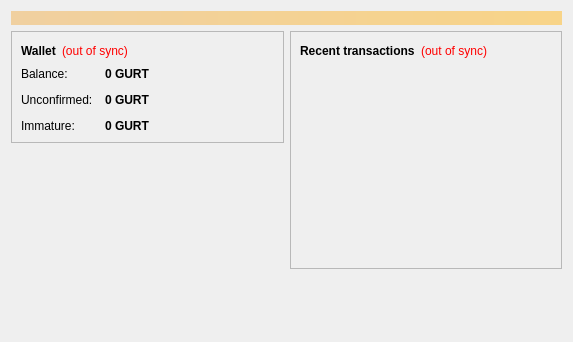
<?xml version="1.0" encoding="UTF-8"?>
<ui version="4.0">
 <class>OverviewPage</class>
 <widget class="QWidget" name="OverviewPage">
  <property name="geometry">
   <rect>
    <x>0</x>
    <y>0</y>
    <width>573</width>
    <height>342</height>
   </rect>
  </property>
  <property name="windowTitle">
   <string>Form</string>
  </property>
  <layout class="QVBoxLayout" name="topLayout">
   <item>
    <widget class="QLabel" name="labelAlerts">
     <property name="visible">
      <bool>false</bool>
     </property>
     <property name="styleSheet">
      <string notr="true">background-color: qlineargradient(x1: 0, y1: 0, x2: 1, y2: 0, stop:0 #F0D0A0, stop:1 #F8D488); color:#000000;</string>
     </property>
     <property name="wordWrap">
      <bool>true</bool>
     </property>
     <property name="margin">
      <number>3</number>
     </property>
    </widget>
   </item>
   <item>
    <layout class="QHBoxLayout" name="horizontalLayout" stretch="1,1">
     <item>
      <layout class="QVBoxLayout" name="verticalLayout_2">
       <item>
        <widget class="QFrame" name="frame">
         <property name="frameShape">
          <enum>QFrame::StyledPanel</enum>
         </property>
         <property name="frameShadow">
          <enum>QFrame::Raised</enum>
         </property>
         <layout class="QVBoxLayout" name="verticalLayout_4">
          <item>
           <layout class="QHBoxLayout" name="horizontalLayout_4">
            <item>
             <widget class="QLabel" name="label_5">
              <property name="font">
               <font>
                <weight>75</weight>
                <bold>true</bold>
               </font>
              </property>
              <property name="text">
               <string>Wallet</string>
              </property>
             </widget>
            </item>
            <item>
             <widget class="QLabel" name="labelWalletStatus">
              <property name="toolTip">
               <string>The displayed information may be out of date. Your wallet automatically synchronizes with the Gurtaj network after a connection is established, but this process has not completed yet.</string>
              </property>
              <property name="styleSheet">
               <string notr="true">QLabel { color: red; }</string>
              </property>
              <property name="text">
               <string notr="true">(out of sync)</string>
              </property>
              <property name="alignment">
               <set>Qt::AlignLeading|Qt::AlignLeft|Qt::AlignVCenter</set>
              </property>
             </widget>
            </item>
            <item>
             <spacer name="horizontalSpacer_2">
              <property name="orientation">
               <enum>Qt::Horizontal</enum>
              </property>
              <property name="sizeHint" stdset="0">
               <size>
                <width>40</width>
                <height>20</height>
               </size>
              </property>
             </spacer>
            </item>
           </layout>
          </item>
          <item>
           <layout class="QFormLayout" name="formLayout_2">
            <property name="fieldGrowthPolicy">
             <enum>QFormLayout::AllNonFixedFieldsGrow</enum>
            </property>
            <property name="horizontalSpacing">
             <number>12</number>
            </property>
            <property name="verticalSpacing">
             <number>12</number>
            </property>
            <item row="0" column="0">
             <widget class="QLabel" name="label">
              <property name="text">
               <string>Balance:</string>
              </property>
             </widget>
            </item>
            <item row="0" column="1">
             <widget class="QLabel" name="labelBalance">
              <property name="font">
               <font>
                <weight>75</weight>
                <bold>true</bold>
               </font>
              </property>
              <property name="cursor">
               <cursorShape>IBeamCursor</cursorShape>
              </property>
              <property name="toolTip">
               <string>Your current balance</string>
              </property>
              <property name="text">
               <string notr="true">0 GURT</string>
              </property>
              <property name="textInteractionFlags">
               <set>Qt::LinksAccessibleByMouse|Qt::TextSelectableByKeyboard|Qt::TextSelectableByMouse</set>
              </property>
             </widget>
            </item>
            <item row="1" column="0">
             <widget class="QLabel" name="label_3">
              <property name="text">
               <string>Unconfirmed:</string>
              </property>
             </widget>
            </item>
            <item row="1" column="1">
             <widget class="QLabel" name="labelUnconfirmed">
              <property name="font">
               <font>
                <weight>75</weight>
                <bold>true</bold>
               </font>
              </property>
              <property name="cursor">
               <cursorShape>IBeamCursor</cursorShape>
              </property>
              <property name="toolTip">
               <string>Total of transactions that have yet to be confirmed, and do not yet count toward the current balance</string>
              </property>
              <property name="text">
               <string notr="true">0 GURT</string>
              </property>
              <property name="textInteractionFlags">
               <set>Qt::LinksAccessibleByMouse|Qt::TextSelectableByKeyboard|Qt::TextSelectableByMouse</set>
              </property>
             </widget>
            </item>
            <item row="2" column="0">
             <widget class="QLabel" name="labelImmatureText">
              <property name="text">
               <string>Immature:</string>
              </property>
             </widget>
            </item>
            <item row="2" column="1">
             <widget class="QLabel" name="labelImmature">
              <property name="font">
               <font>
                <weight>75</weight>
                <bold>true</bold>
               </font>
              </property>
              <property name="toolTip">
               <string>Mined balance that has not yet matured</string>
              </property>
              <property name="text">
               <string notr="true">0 GURT</string>
              </property>
              <property name="textInteractionFlags">
               <set>Qt::LinksAccessibleByMouse|Qt::TextSelectableByKeyboard|Qt::TextSelectableByMouse</set>
              </property>
             </widget>
            </item>
           </layout>
          </item>
         </layout>
        </widget>
       </item>
       <item>
        <spacer name="verticalSpacer">
         <property name="orientation">
          <enum>Qt::Vertical</enum>
         </property>
         <property name="sizeHint" stdset="0">
          <size>
           <width>20</width>
           <height>40</height>
          </size>
         </property>
        </spacer>
       </item>
      </layout>
     </item>
     <item>
      <layout class="QVBoxLayout" name="verticalLayout_3">
       <item>
        <widget class="QFrame" name="frame_2">
         <property name="frameShape">
          <enum>QFrame::StyledPanel</enum>
         </property>
         <property name="frameShadow">
          <enum>QFrame::Raised</enum>
         </property>
         <layout class="QVBoxLayout" name="verticalLayout">
          <item>
           <layout class="QHBoxLayout" name="horizontalLayout_2">
            <item>
             <widget class="QLabel" name="label_4">
              <property name="text">
               <string>&lt;b&gt;Recent transactions&lt;/b&gt;</string>
              </property>
             </widget>
            </item>
            <item>
             <widget class="QLabel" name="labelTransactionsStatus">
              <property name="toolTip">
               <string>The displayed information may be out of date. Your wallet automatically synchronizes with the Gurtaj network after a connection is established, but this process has not completed yet.</string>
              </property>
              <property name="styleSheet">
               <string notr="true">QLabel { color: red; }</string>
              </property>
              <property name="text">
               <string notr="true">(out of sync)</string>
              </property>
              <property name="alignment">
               <set>Qt::AlignRight|Qt::AlignTrailing|Qt::AlignVCenter</set>
              </property>
             </widget>
            </item>
            <item>
             <spacer name="horizontalSpacer">
              <property name="orientation">
               <enum>Qt::Horizontal</enum>
              </property>
              <property name="sizeHint" stdset="0">
               <size>
                <width>40</width>
                <height>20</height>
               </size>
              </property>
             </spacer>
            </item>
           </layout>
          </item>
          <item>
           <widget class="QListView" name="listTransactions">
            <property name="styleSheet">
             <string notr="true">QListView { background: transparent; }</string>
            </property>
            <property name="frameShape">
             <enum>QFrame::NoFrame</enum>
            </property>
            <property name="verticalScrollBarPolicy">
             <enum>Qt::ScrollBarAlwaysOff</enum>
            </property>
            <property name="horizontalScrollBarPolicy">
             <enum>Qt::ScrollBarAlwaysOff</enum>
            </property>
            <property name="selectionMode">
             <enum>QAbstractItemView::NoSelection</enum>
            </property>
           </widget>
          </item>
         </layout>
        </widget>
       </item>
       <item>
        <spacer name="verticalSpacer_2">
         <property name="orientation">
          <enum>Qt::Vertical</enum>
         </property>
         <property name="sizeHint" stdset="0">
          <size>
           <width>20</width>
           <height>40</height>
          </size>
         </property>
        </spacer>
       </item>
      </layout>
     </item>
    </layout>
   </item>
  </layout>
 </widget>
 <resources/>
 <connections/>
</ui>
